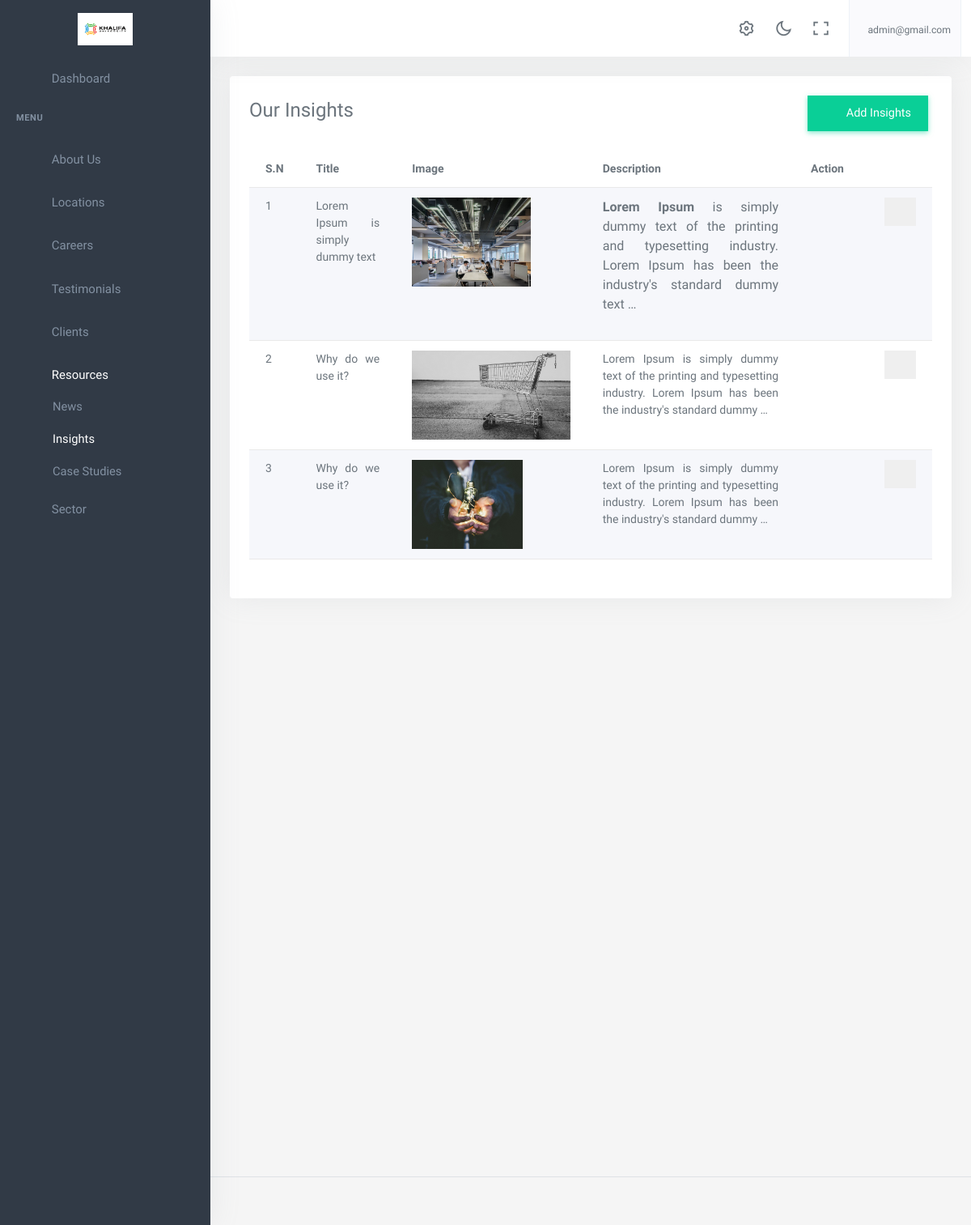
The app's page /dashboard/resources/insights (signed in), older data.
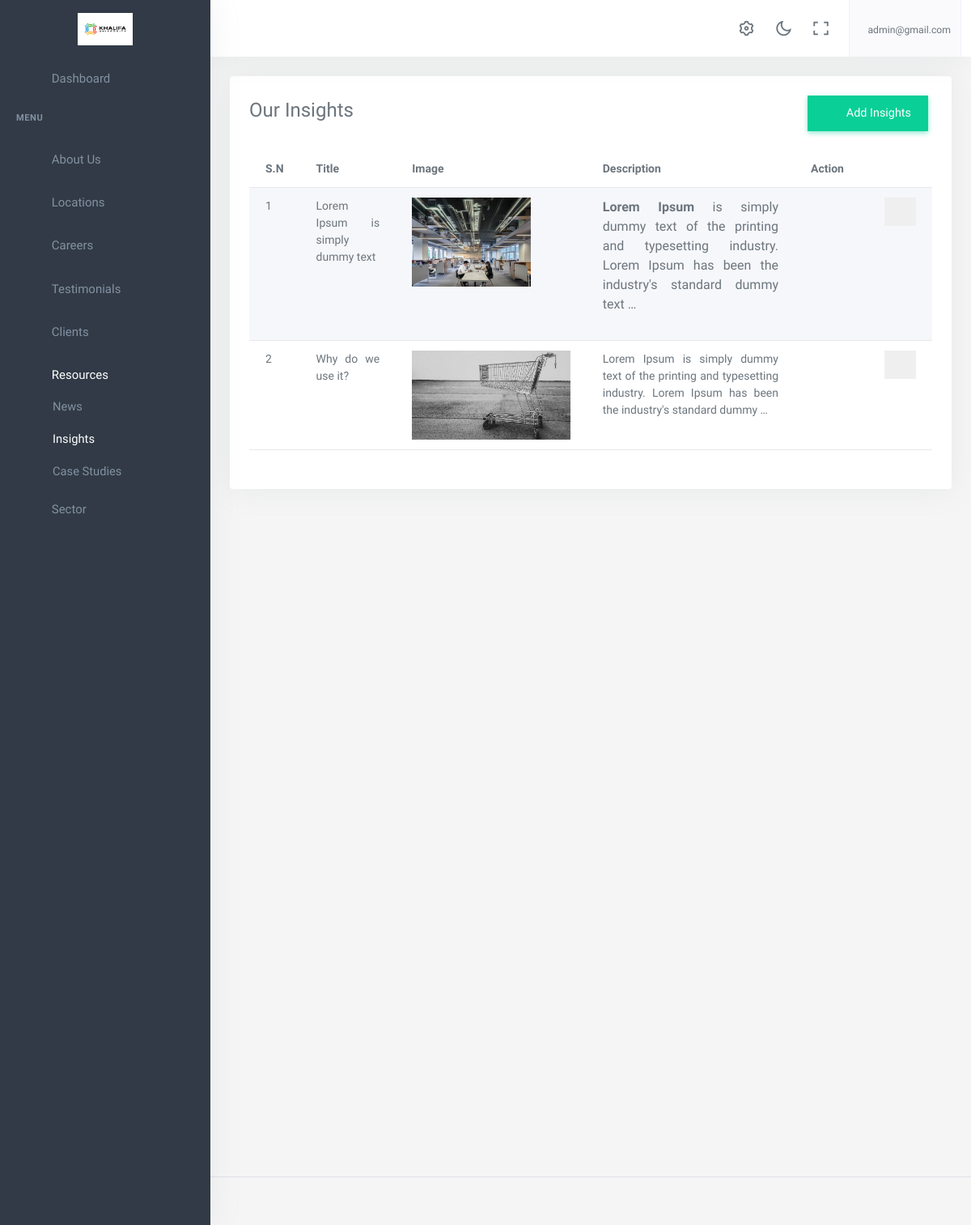
The same page, newer data.
### account/models.py (models this page shows, shortened)
class User(AbstractBaseUser,PermissionsMixin):
    email = models.EmailField(
        verbose_name='Email',
        max_length=255,
        unique=True,
    )
    name = models.CharField(max_length=200,null=True, blank=True)
    is_user = models.BooleanField(default=False)
    is_admin = models.BooleanField(default=False)
    phone_no = models.CharField(max_length=150,null=True, blank=True)
    avatar = models.ImageField(upload_to="avatarimage/", null=True, blank=True)
    created_at = models.DateTimeField(auto_now_add=True)
    updated_at = models.DateTimeField(auto_now=True)
    objects = UserManager()
    USERNAME_FIELD = 'email'
    REQUIRED_FIELDS = []

### about/models.py (models this page shows, shortened)
class OrganizationSetting(models.Model):
    logo =models.ImageField(verbose_name='Organization Logo',upload_to='aboutus/')
    fav_icon = models.ImageField(verbose_name='Organization Fav Icon',upload_to='aboutus/')
    site_name = models.CharField(verbose_name='Organization Name',max_length=150)
    location = models.CharField(verbose_name='Organizaton Location', max_length=200)
    phone_number = models.CharField(verbose_name='Organization Phone Number',max_length=150)
    email = models.EmailField(verbose_name='Organization Email')
    fb_url = models.URLField(verbose_name='Facebook Page URL', null=True,blank=True)
    tw_url = models.URLField(verbose_name='Twitter URL', null=True,blank=True)
    insta_url = models.URLField(verbose_name='Instagram Page URL', null=True,blank=True)
    linkedin_url = models.URLField(verbose_name='Linkedin URL', null=True,blank=True)

### news/models.py (models this page shows, shortened)
class Resources(models.Model):
    resource_type = models.CharField(max_length=150, verbose_name='Select Resource Type',choices=RESOURCES_TYPE, default='news')
    title = models.CharField(max_length=150, verbose_name='Title')
    image = models.ImageField(upload_to='resourcesimage/',verbose_name='Select Image')
    descriptions = RichTextField(verbose_name='Descriptions')
    slug = AutoSlugField(populate_from ='title', default=None, unique=True)
    class Meta:
        ordering =['id']
        verbose_name='Resources'
        verbose_name_plural = 'Resources'

### app2/views.py (the view)
# urls.py: path('resources/<slug:resource_type>',NewsResourcesListView.as_view(), name='resources_news'),
@method_decorator(login_required, name='dispatch')
class NewsResourcesListView(generic.ListView):
    model = Resources
    context_object_name ='resources'
    template_name ='app2/resources_list.html'
    def get_context_data(self, *args, **kwargs):
        context= super().get_context_data(**kwargs)
        resources_slug = self.kwargs.get('resource_type')
        context['resource_type'] = resources_slug
        context['news_resources'] = self.model.objects.filter(resource_type=resources_slug)
        return context

### app/context_processor.py (called while the page is built)
def solutions(request):
    solutions_data = Solutions.objects.all()
    context = {
        'solution_category': solutions_data
    }
    return context

def sectors(request):
    secots_all = Sector.objects.all()
    context = {
        'secotrs':secots_all
    }
    return context

def career_category(request):
    categories = Category.objects.all()
    return({
        'careers_categories':categories
    })

def organizationsetting(request):
    organization_setting = OrganizationSetting.objects.first()
    return ({
        'organization_settings': organization_setting
    })

def locations(request):
    all_office_locations = Office.objects.all()[:5]
    return({
        'office_locations':all_office_locations
    })

### app2/templates/app2/resources_list.html (shortened to what this page needs)
{% extends 'app2/base.html' %}
{% load static %}
{% block body %}
<div class="content-page">
    <div class="content">
        <div class="container-fluid">
            <div class="row pt-3">
                <div class="col-12">
                    <div class="card">
                        <div class="card-body">
                            <div class="row mb-2">
                                <div class="col-sm-6">
                                    <div class="fs-3 text-capitalize">Our {{resource_type}} </div>
                                </div>
                                <div class="col-sm-6">
                                    <a href="{% url 'dashboard:news_resources_create' resource_type %}" class="btn btn-success mb-2 float-end rounded-0 text-capitalize"><i class="mdi mdi-plus-circle me-2"></i> Add {{resource_type}}</a>
                                </div>
                            </div>
                            <div class="tab-content ">
                                <table id="datatable-buttons" class="table table-striped dt-responsive nowrap w-100 ">
                                    <thead>
                                        <tr>
                                            <th >S.N</th>
                                            <th>Title</th>
                                            <th>Image</th>
                                            <th>Description</th>
                                            <th style="width: 170px;">Action</th>
                                        </tr>
                                    </thead>
                                    <tbody>
                                    {%for news in news_resources %}
                                    <tr>
                                        <td>
                                            {{forloop.counter}}
                                        </td>
                                        <td style="width:auto; text-align:justify;">
                                            {{news.title}}
                                        </td>
                                        <td>
                                            <div class="image-gallery" style="width:auto">
                                                <img class="thumbnail" src="{{news.image.url}}" style="height: 200px; width: auto;" alt="Thumbnail Image">
                                            </div>
                                        </td>
                                        <td style="width:auto; text-align:justify;">
                                            {{news.descriptions|safe|truncatewords:20}}
                                        </td>
                                        <td>
                                            <a href="{% url 'dashboard:resource_update' news.slug %}" class="action-icon"> <i class="mdi mdi-square-edit-outline"></i></a>
                                            <button type="button"  data-bs-toggle="modal" data-bs-target="#resourceDeleteModal_{{news.id}}" class="border-0 text-danger float-end rounded-0">
                                                <i class="mdi mdi-delete"></i>
                                            </button>
                                        </td>
                                    </tr>
                                    {%endfor%}
                                    </tbody>
                                </table>
                            </div>
                        </div>
                    </div>
                </div>
            </div>
        </div>
    </div>
</div>
{%endblock%}

### app2/templates/app2/base.html (shortened to what this page needs)
{% load static %}
<!DOCTYPE html>
<html lang="en">
    <head>
        <link rel="stylesheet" href="{% static 'app2/assets/vendor/jquery-toast-plugin/jquery.toast.min.css'%}">
        <link href="{% static 'app2/assets/css/app-saas.min.css'%}" rel="stylesheet" type="text/css" id="app-style" />
        <link href="{% static 'app2/assets/css/icons.min.css'%}" rel="stylesheet" type="text/css" />
        <link href="{% static 'app2/assets/vendor/bootstrap-datepicker/css/bootstrap-datepicker.min.css'%}" rel="stylesheet" type="text/css" />
        <link href="{% static 'app2/assets/vendor/select2/css/select2.min.css'%}" rel="stylesheet" type="text/css" />
        <link href="{% static 'app2/assets/vendor/datatables.net-bs5/css/dataTables.bootstrap5.min.css'%}" rel="stylesheet" type="text/css" />
        <link href="{% static 'app2/assets/vendor/datatables.net-responsive-bs5/css/responsive.bootstrap5.min.css'%}" rel="stylesheet" type="text/css" />
        <link href="{% static 'app2/assets/css/app-saas.min.css'%}" rel="stylesheet" type="text/css" id="app-style" />
        <link href="{% static 'app2/assets/css/icons.min.css'%}" rel="stylesheet" type="text/css" />
        <link href="https://cdn.jsdelivr.net/npm/summernote@0.8.16/dist/summernote-lite.min.css" rel="stylesheet">
    </head>
    <link rel="stylesheet" href="https://maxcdn.bootstrapcdn.com/font-awesome/4.7.0/css/font-awesome.min.css">
    <body>
        <div class="wrapper">
            <div class="navbar-custom">
                <div class="topbar container-fluid justify-content-between">
                    <div class="d-flex align-items-center  gap-lg-2 gap-1">
                        <button class="button-toggle-menu sm:float-end">
                            <i class="mdi mdi-menu"></i>
                        </button>
                    </div>
                    <ul class="topbar-menu d-flex align-items-center gap-3">
                        <li class="d-none d-sm-inline-block">
                            <a class="nav-link" data-bs-toggle="offcanvas" href="#theme-settings-offcanvas">
                                <i class="ri-settings-3-line font-22"></i>
                            </a>
                        </li>
                        <li class="d-none d-sm-inline-block">
                            <div class="nav-link" id="light-dark-mode" data-bs-toggle="tooltip" data-bs-placement="left" title="Theme Mode">
                                <i class="ri-moon-line font-22"></i>
                            </div>
                        </li>
                        <li class="d-none d-md-inline-block">
                            <a class="nav-link" href="#" data-toggle="fullscreen">
                                <i class="ri-fullscreen-line font-22"></i>
                            </a>
                        </li>
                        <li class="dropdown">
                            <a class="nav-link dropdown-toggle arrow-none nav-user px-2" data-bs-toggle="dropdown" href="#" role="button" aria-haspopup="false" aria-expanded="false">
                                <span class="d-lg-flex flex-column gap-1 d-none">
                                    <h6 class="my-0 fw-normal">{{request.user.email}}</h6>
                                </span>
                            </a>
                        </li>
                    </ul>
                </div>
            </div>
            <div class="leftside-menu">
                <a href="{% url 'dashboard:index' %}" class="logo logo-light">
                    <span class="logo-lg">
                        <img src="{{organization_settings.logo.url}}" alt="logo" style="height: 40px;">
                    </span>
                </a>
                <div class="h-100" id="leftside-menu-container" data-simplebar>
                    <ul class="side-nav">
                        <li class="side-nav-item">
                            <a href="{% url 'dashboard:index' %}" class="side-nav-link">
                                <i class="uil-home-alt"></i>
                                <span> Dashboard </span>
                            </a>
                        </li>
                        <li class="side-nav-title">Menu</li>
                        <li class="side-nav-item">
                            <a data-bs-toggle="collapse" href="#sidebarPages2" aria-expanded="false" aria-controls="sidebarPages" class="side-nav-link">
                                <i class="uil-home"></i>
                                <span> About Us </span>
                                <span class="menu-arrow"></span>
                            </a>
                        </li>
                        <li class="side-nav-item">
                            <a data-bs-toggle="collapse" href="#sidebarPages" aria-expanded="false" aria-controls="sidebarPages" class="side-nav-link">
                                <i class="uil-location"></i>
                                <span> Locations </span>
                                <span class="menu-arrow"></span>
                            </a>
                        </li>
                        <li class="side-nav-item">
                            <a data-bs-toggle="collapse" href="#sidebarPages1" aria-expanded="false" aria-controls="sidebarPages" class="side-nav-link">
                                <i class="uil-book"></i>
                                <span> Careers </span>
                                <span class="menu-arrow"></span>
                            </a>
                        </li>
                        <li class="side-nav-item">
                            <a href="{% url 'dashboard:testimonials' %}" class="side-nav-link">
                                <i class="uil-book"></i>
                                <span> Testimonials </span>
                            </a>
                        </li>
                        <li class="side-nav-item">
                            <a href="{% url 'dashboard:client_list' %}" class="side-nav-link">
                                <i class="uil-user"></i>
                                <span> Clients </span>
                            </a>
                        </li>
                        <li class="side-nav-item">
                            <a data-bs-toggle="collapse" href="#sidebarPages4" aria-expanded="false" aria-controls="sidebarPages" class="side-nav-link">
                                <i class="uil-diamond"></i>
                                <span> Resources </span>
                                <span class="menu-arrow"></span>
                            </a>
                            <div class="collapse" id="sidebarPages4">
                                <ul class="side-nav-second-level">
                                    <li>
                                        <a href="{% url 'dashboard:resources_news' resource_type='news'  %}">News</a>
                                    </li>
                                    <li>
                                        <a href="{% url 'dashboard:resources_news' resource_type='insights'  %}">Insights</a>
                                    </li>
                                    <li>
                                        <a href="{% url 'dashboard:resources_news' resource_type='case_studies'  %}">Case Studies</a>
                                    </li>
                                </ul>
                            </div>
                        </li>
                        <li class="side-nav-item">
                            <a data-bs-toggle="collapse" href="#sidebarPages5" aria-expanded="false" aria-controls="sidebarPages" class="side-nav-link">
                                <i class="uil-user"></i>
                                <span> Sector </span>
                                <span class="menu-arrow"></span>
                            </a>
                        </li>
                    </ul>
                </div>
            </div>
  {% block body %}
  {% endblock  %}
        <footer class="footer">
            <div class="container-fluid">
                <div class="row">
                    <div class="col-md-6">
                    </div>
                    <div class="col-md-6">
                    </div>
                </div>
            </div>
        </footer>
    </div>
                        </body>
                        </html>

### app2/templates/app2/base.html (style rules this page uses)
p { font-size: 16px; margin-bottom: 20px; }
.btn { margin: 0 5px; padding: 10px 20px; border-radius: 5px; cursor: pointer; }

Row changes from the older to the newer data that the page shows:
removed Resources: title "Why do we use it?", image (picture), descriptions "Lorem Ipsum is simply dummy text of the printing and typesetting industry. Lorem Ipsum has been the industry's standard dummy …"
